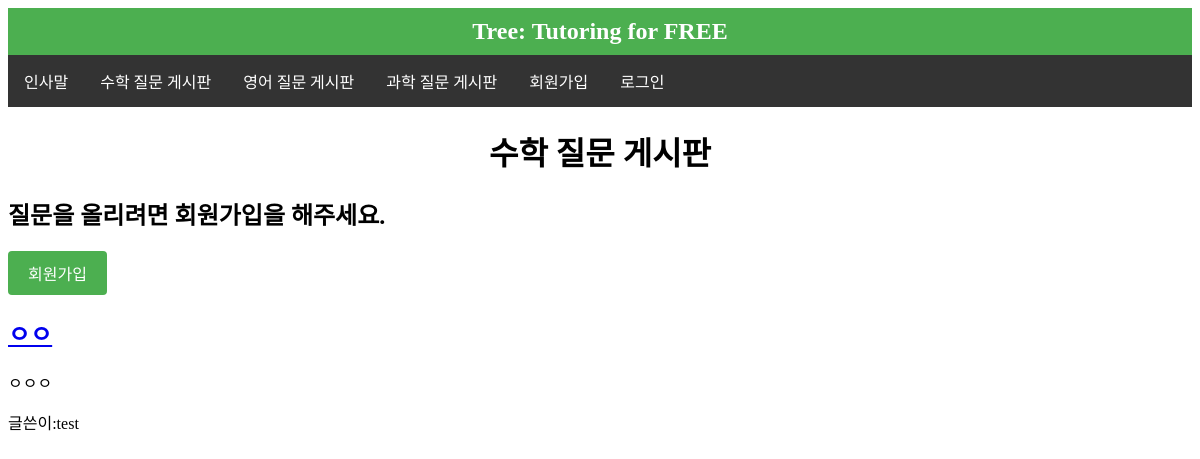
The page /math/ on the database its author committed.
### web/models.py (models this page shows, shortened)
class Post(models.Model):
    title = models.CharField(max_length=200)
    board = models.CharField(max_length=100)  # Field representing the board category
    content = models.TextField()
    author = models.ForeignKey(User, on_delete=models.CASCADE)
    created_at = models.DateTimeField(auto_now_add=True)

### web/views.py (the view)
# urls.py: path('math/', views.math, {'board': 'math'}, name='math'),
def math(request, board): # add board. debug this!!!
    posts = Post.objects.filter(board='math')
    return render(request, 'math.html', {'posts': posts, 'contents':board})

### templates/math.html (shortened to what this page needs)
{% extends 'index.html' %}
{% block content %}
    <h1>수학 질문 게시판</h1>
    {% if user.is_authenticated %}
        <a href="{% url 'add_math_post' %}">
            <button class="cool-button">질문글 올리기</button>
          </a>
    {% else %}
        <h2>질문을 올리려면 회원가입을 해주세요.</h2>
        <a href="{% url 'signup' %}">
            <button class="cool-button">회원가입</button>
          </a>
    {% endif %}
    {% if posts %}
        {% for post in posts %}
            <div class="post">
                <h2><a href="{% url 'post_detail' post_id=post.id %}">{{ post.title }}</a></h2>
                <p>{{ post.content }}</p>
                <p>글쓴이:{{ post.author }}</p>
            </div>
        {% endfor %}
    {% else %}
        <p>아직 게시글이 없습니다. 질문을 올려주세요!</p>
    {% endif %}
    <head>
      </head>
{% endblock %}

### templates/math.html (style rules this page uses)
.cool-button { background-color: #4CAF50; border: none; color: white; padding: 10px 20px; text-align: center; text-decoration: none; display: inline-block; font-size: 16px; cursor: pointer; border-radius: 4px; }
h1 { text-align: center; }

### rows shown on the page
Post: title "ㅇㅇ", content "ㅇㅇㅇ", author "test"
